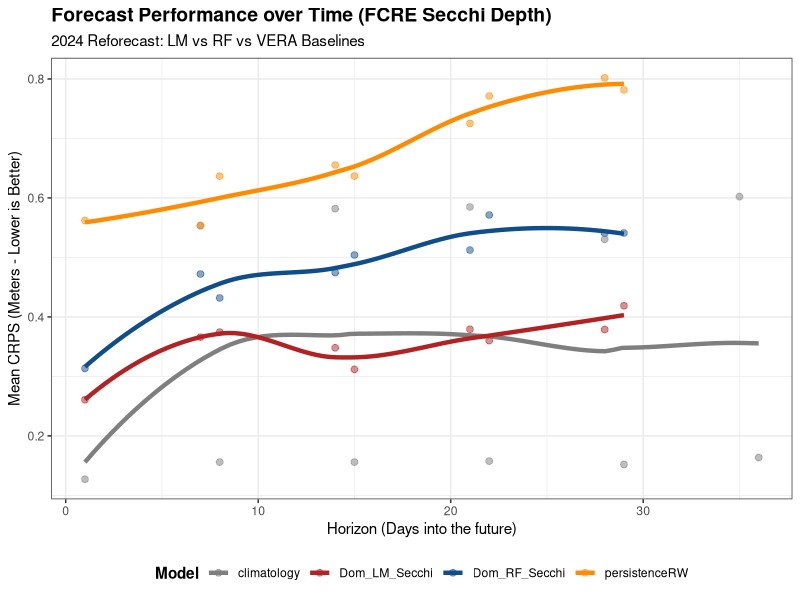
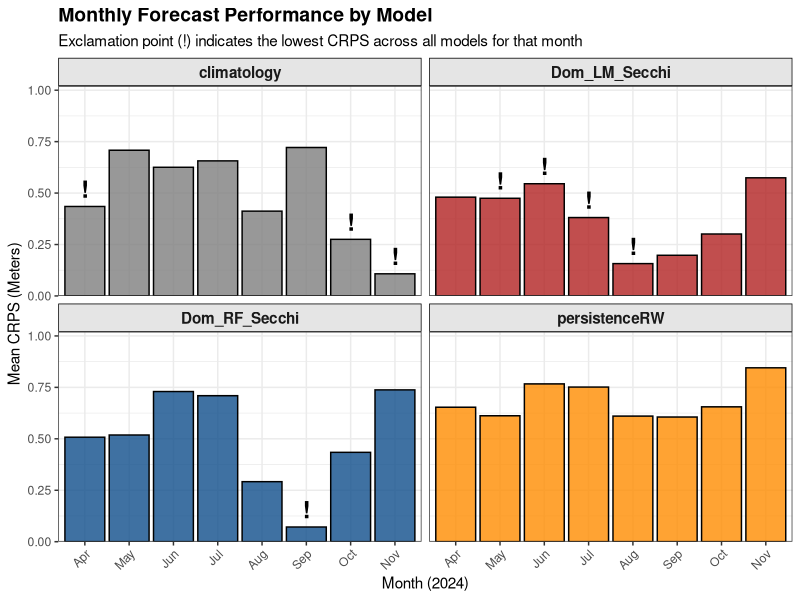

These figures' R source, in order:
## ---- chunk 1
#| label: fig-secchi-horizon
#| fig-cap: "Forecast Performance over Time (FCRE Secchi Depth, 2024)."
#| echo: false
#| message: false
#| warning: false

library(tidyverse)

# Read the pre-calculated horizon data
horizon_plot_data <- read_csv("model_output/secchi_DXE/secchi_reforecast_plot_data.csv", show_col_types = FALSE)

ggplot(horizon_plot_data, aes(x = horizon_days, y = mean_crps, color = model_id, group = model_id)) +
  geom_point(size = 2, alpha = 0.5) +
  geom_smooth(method = "loess", se = FALSE, linewidth = 1.5, span = 0.8) +
  theme_bw() +
  scale_color_manual(values = c(
    "climatology" = "gray50", 
    "persistenceRW" = "darkorange", 
    "Dom_LM_Secchi" = "firebrick",
    "Dom_RF_Secchi" = "dodgerblue4"
  )) + 
  labs(
    title = "Forecast Performance over Time (FCRE Secchi Depth)",
    subtitle = "2024 Reforecast: LM vs RF vs VERA Baselines",
    x = "Horizon (Days into the future)",
    y = "Mean CRPS (Meters - Lower is Better)",
    color = "Model"
  ) +
  theme(
    plot.title = element_text(face = "bold", size = 14),
    legend.position = "bottom",
    legend.title = element_text(face = "bold")
  )

## ---- chunk 2
#| label: fig-secchi-monthly-grid
#| fig-cap: "Monthly Forecast Performance by Model. The best performing model overall for each month is highlighted with an exclamation point."
#| echo: false
#| message: false
#| warning: false

library(tidyverse)

# Read the monthly data we saved earlier
monthly_plot_data <- read_csv("model_output/secchi_DXE/secchi_monthly_data.csv", show_col_types = FALSE)

# Ensure chronological ordering on the x-axis
monthly_plot_data$month <- factor(monthly_plot_data$month, levels = month.abb)

# Set a dynamic offset for the exclamation point based on the max value
text_offset <- max(monthly_plot_data$mean_crps, na.rm = TRUE) * 0.05

ggplot(monthly_plot_data, aes(x = month, y = mean_crps, fill = model_id)) +
  geom_col(color = "black", alpha = 0.8) +
  # Place the exclamation point slightly above the top of the bar
  geom_text(aes(label = winner_label, y = mean_crps + text_offset), 
            size = 6, fontface = "bold", color = "black", vjust = 0) +
  theme_bw() +
  # The magic line: Create a 2x2 grid based on the model_id
  facet_wrap(~ model_id, nrow = 2, ncol = 2) +
  scale_fill_manual(values = c(
    "climatology" = "gray50", 
    "persistenceRW" = "darkorange", 
    "Dom_LM_Secchi" = "firebrick",
    "Dom_RF_Secchi" = "dodgerblue4"
  )) + 
  labs(
    title = "Monthly Forecast Performance by Model",
    subtitle = "Exclamation point (!) indicates the lowest CRPS across all models for that month",
    x = "Month (2024)",
    y = "Mean CRPS (Meters)"
  ) +
  theme(
    plot.title = element_text(face = "bold", size = 14),
    legend.position = "none", # Legend is redundant now that we have grid labels
    strip.background = element_rect(fill = "gray90", color = "black"),
    strip.text = element_text(face = "bold", size = 11),
    # Angle the month names so they don't overlap in the smaller grid spaces
    axis.text.x = element_text(angle = 45, hjust = 1) 
  ) +
  # Extend the y-axis slightly so the exclamation points don't get cut off at the top
  scale_y_continuous(expand = expansion(mult = c(0, 0.15))) 
